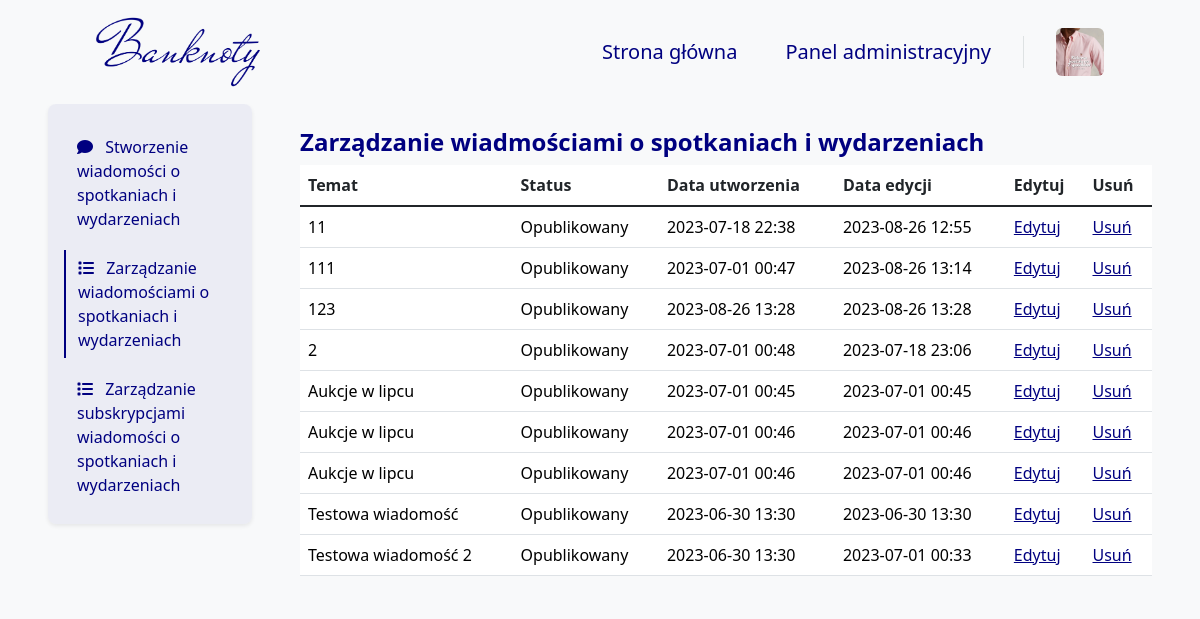
Before: /meetups_news/AdminPanel/ (signed in) with the older database file.
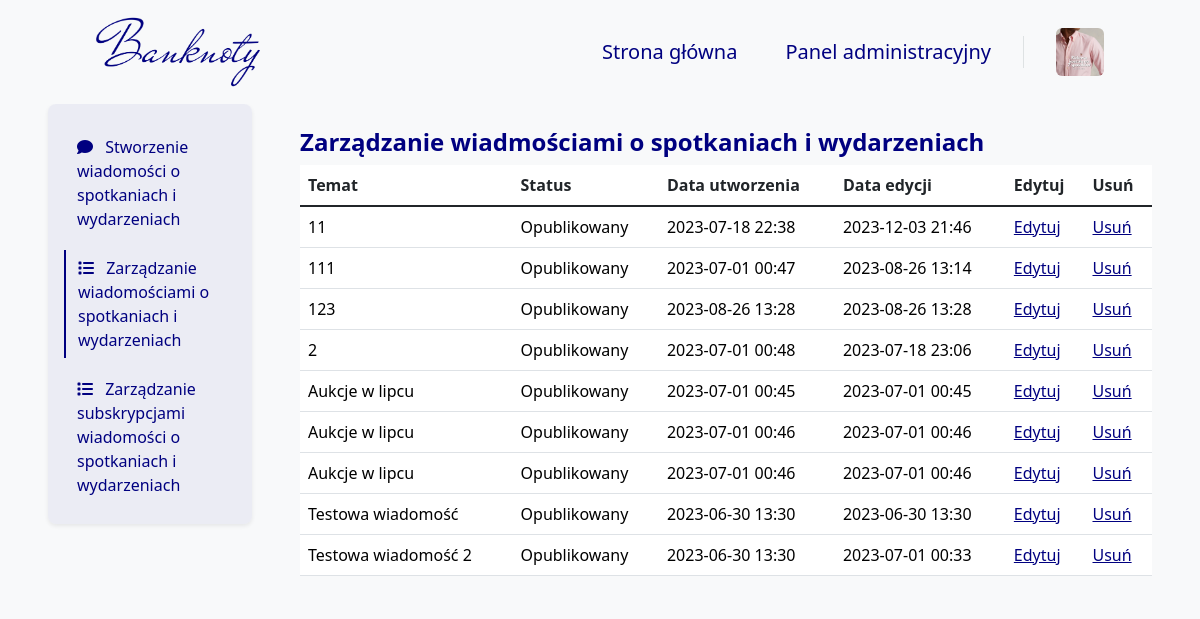
After: the same page with the newer database file.
### blog/models.py (models this page shows, shortened)
class Meetups_news(models.Model):
    EMAIL_STATUS_CHOICES = (
        ('Draft', 'Projekt'),
        ('Published', 'Opublikowany'))
    title = models.CharField(
        null=False,
        blank=False,
        max_length=250,
        verbose_name="Tytuł")
    text = RichTextField(
        null=False,
        blank=False,
        verbose_name="Treść")
    date_added = models.DateTimeField(
        auto_now_add=True,
        verbose_name="Data dodania")
    date_modified = models.DateTimeField(
        auto_now=True,
        verbose_name="Data modyfikacji")
    status_field = models.CharField(
        choices=EMAIL_STATUS_CHOICES,
        default='Draft',
        max_length=10,
        verbose_name="Status"
    )
    def status(self):
        if self.status_field == 'Published':
            return True
        else:
            return False
    status.boolean = True
    status.short_description = 'Aktywny'

### blog/views.py (the view)
# urls.py: path('meetups_news/AdminPanel/', meetups_news_manage_admin_panel_view, name='meetups_news_admin_panel'),
@superuser_required
def meetups_news_manage_admin_panel_view(request):
    meetups_news = Meetups_news.objects.all().order_by('title')
    context = get_paginated_context(request, meetups_news, 10)
    return render(request, 'AdminTemplates/Newsletter/MeetupsNews/MeetupsNewsManageAdmin.html', context)

### blog/views.py (called while the page is built)
def superuser_required(view_func):
    @wraps(view_func)
    def _wrapped_view(request, *args, **kwargs):
        if request.user.is_authenticated and request.user.is_superuser:
            return view_func(request, *args, **kwargs)
        else:
            return redirect('home')
    return _wrapped_view

def get_paginated_context(request, queryset, items_per_page=10):
    paginator = Paginator(queryset, items_per_page)
    page_number = request.GET.get('page')
    page_obj = paginator.get_page(page_number)
    context = {
        'page_obj': page_obj,
    }
    return context

### templates/AdminTemplates/Newsletter/MeetupsNews/MeetupsNewsManageAdmin.html (shortened to what this page needs)
{% extends 'base.html' %}
{% block navbar %}
    {% include 'Navbar/NavbarAdmin.html' %}
{% endblock %}
{% block content %}
    <div class="container-fluid">
        <div class="row">
            <div class="col-12 col-lg-3 px-5 px-lg-5 mx-auto bg-body-tertiary">
                {% include 'AdminTemplates/Newsletter/MeetupsNews/Elements/Navigation.html' %}
            </div>
            <div class="col-12 col-lg-9 px-5 px-lg-0 pe-lg-5 pt-4 pt-lg-3 mx-auto bg-body-tertiary mt-2">
                <h4 class="mb-0 pb-2 fw-bold text-navy">
                    Zarządzanie wiadmościami o spotkaniach i wydarzeniach
                </h4>
                {% include 'AdminTemplates/Newsletter/MeetupsNews/Elements/Table/MeetupsNews.html' %}
            </div>
        </div>
    </div>
{% endblock %}

### templates/AdminTemplates/Newsletter/MeetupsNews/Elements/Table/MeetupsNews.html
<table class="table table-hover">
    <thead>
    <tr>
        <th scope="col">Temat</th>
        <th scope="col">Status</th>
        <th scope="col">Data utworzenia</th>
        <th scope="col">Data edycji</th>
        <th scope="col">Edytuj</th>
        <th scope="col">Usuń</th>
    </tr>
    </thead>
    <tbody class="table-group-divider">
    {% for meetups_news in page_obj %}
        <tr>
            <td>
                <a class="admin_panel_link"
                   href="{% url 'meetups_news_detail_admin_panel' meetups_news.pk %}">
                    {{ meetups_news.title }}
                </a>
            </td>
            <td>
                <a class="admin_panel_link"
                   href="{% url 'meetups_news_detail_admin_panel' meetups_news.pk %}">
                    {% if meetups_news.status_field == 'Draft' %}
                        Projekt
                    {% else %}
                        Opublikowany
                    {% endif %}
                </a>
            </td>
            <td>
                <a class="admin_panel_link"
                   href="{% url 'meetups_news_detail_admin_panel' meetups_news.pk %}">
                    {{ meetups_news.date_added |date:'Y-m-d H:i' }}
                </a>
            </td>
            <td>
                <a class="admin_panel_link"
                   href="{% url 'meetups_news_detail_admin_panel' meetups_news.pk %}">
                    {{ meetups_news.date_modified |date:'Y-m-d H:i' }}
                </a>
            </td>
            <td>
                <a class="admin_panel_edit_link"
                   href="{% url 'meetups_news_edit_admin_panel' meetups_news.pk %}">
                    Edytuj
                </a>
            </td>
            <td>
                <a class="admin_panel_edit_link"
                   href="{% url 'meetups_news_delete_admin_panel' meetups_news.pk %}">
                    Usuń
                </a>
            </td>
        </tr>
    {% endfor %}
    </tbody>
</table>

Changed rows visible on the page:
changed Meetups_news (number 1 of 9 on the later page): date_modified "2023-08-26 12:55" → "2023-12-03 21:46"
